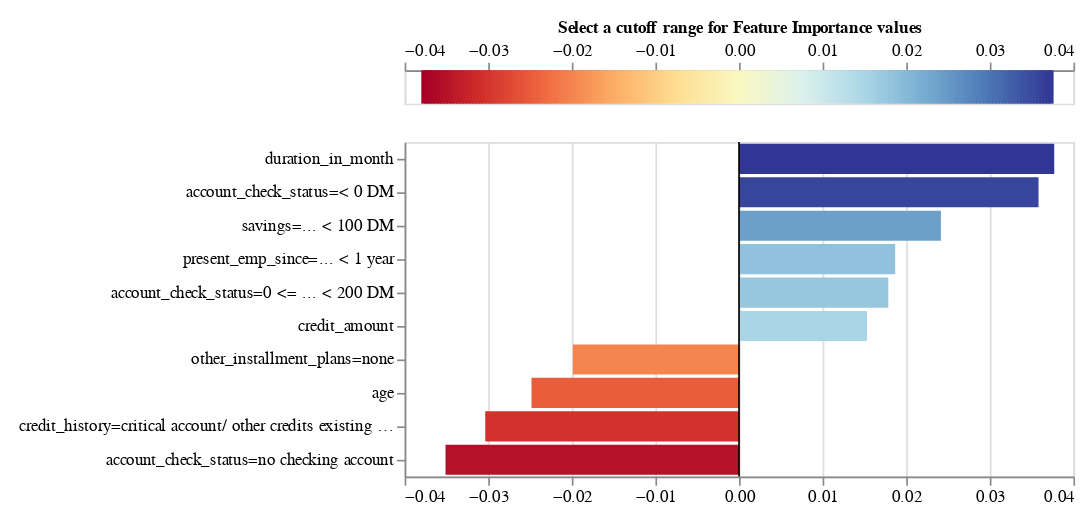

Notebook code cell kept with this figure:
### Code cell
# limeExplainer.plot_lime_values(lime_exp.as_list(), 5, 10)
lime_exp.plot_features_importance()

### Figure 1 — Vega-Lite specification as saved in the notebook (floating-point values rounded to 4 significant figures; data arrays with more than 128 entries replaced by an {"elided": "..."} marker saying what was removed)
{"config": {"view": {"continuousWidth": 400, "continuousHeight": 300}, "axis": {"labelFontSize": 10, "labelLimit": 225.0}}, "vconcat": [{"layer": [{"data": {"name": "data-ef4e5d1ad2e284485e8a4abcbad8fadf"}, "mark": {"type": "rule", "strokeWidth": 3}, "encoding": {"color": {"type": "quantitative", "field": "xValue", "legend": null, "scale": {"domain": [-0.03771, 0.03771], "domainMid": 0, "scheme": "redyellowblue"}}, "x": {"type": "quantitative", "axis": {"orient": "top", "titleFontSize": 10}, "field": "xValue", "title": "Select a cutoff range for Feature Importance values "}}}, {"data": {"name": "data-c7bc3ae69e1253e8223f70a11d04b99d"}, "mark": {"type": "rect", "color": "black", "height": 20, "opacity": 0.4, "tooltip": true}, "encoding": {"x": {"type": "quantitative", "field": "x_min"}, "x2": {"field": "x_max"}, "y": {"type": "quantitative", "axis": null, "field": "y"}}, "selection": {"Cutter": {"type": "single", "fields": ["cutoff"], "bind": {"input": "range", "max": 0.03771, "min": 0, "name": "Importance cutoff value (±) ", "step": 0.0007541}, "init": {"cutoff": 0.0}}}, "transform": [{"calculate": "(-Cutter.cutoff)", "as": "x_min"}, {"calculate": "Cutter.cutoff", "as": "x_max"}]}], "height": 20}, {"layer": [{"data": {"name": "data-c2c07b4e0c013e636cb7436a720e1f4a"}, "mark": "bar", "encoding": {"color": {"type": "quantitative", "field": "value", "legend": null, "scale": {"domain": [-0.03771, 0.03771], "domainMid": 0, "scheme": "blueorange"}}, "tooltip": [{"type": "nominal", "field": "name", "title": "Feature"}, {"type": "quantitative", "field": "value", "title": "Importance"}], "x": {"type": "quantitative", "field": "value", "title": null}, "y": {"type": "nominal", "field": "name", "sort": {"field": "value", "op": "mean", "order": "descending"}, "title": null}}, "selection": {"Cutter": {"type": "single", "fields": ["cutoff"], "bind": {"input": "range", "max": 0.03771, "min": 0, "name": "Importance cutoff value (±) ", "step": 0.0007541}, "init": {"cutoff": 0.0}}}, "transform": [{"filter": "((datum.value > Cutter.cutoff) || (datum.value < (-Cutter.cutoff)))"}]}, {"data": {"name": "data-9c00aa9dc2b1c1a0b4bf9b34ead12925"}, "mark": "rule", "encoding": {"x": {"type": "quantitative", "field": "x"}}}]}], "padding": 10, "$schema": "https://vega.github.io/schema/vega-lite/v4.8.1.json", "datasets": {"data-ef4e5d1ad2e284485e8a4abcbad8fadf": {"elided": "200 records"}, "data-c7bc3ae69e1253e8223f70a11d04b99d": [{"y": 0, "x": -0.5, "x2": 0.5}], "data-c2c07b4e0c013e636cb7436a720e1f4a": [{"name": "duration_in_month", "value": 0.03771}, {"name": "account_check_status=< 0 DM", "value": 0.03583}, {"name": "account_check_status=no checking account", "value": -0.03511}, {"name": "credit_history=critical account/ other credits existing (not at this bank)", "value": -0.03035}, {"name": "age", "value": -0.02482}, {"name": "savings=... < 100 DM", "value": 0.02415}, {"name": "other_installment_plans=none", "value": -0.01988}, {"name": "present_emp_since=... < 1 year ", "value": 0.01868}, {"name": "account_check_status=0 <= ... < 200 DM", "value": 0.01786}, {"name": "credit_amount", "value": 0.01531}], "data-9c00aa9dc2b1c1a0b4bf9b34ead12925": [{"x": 0}]}}
